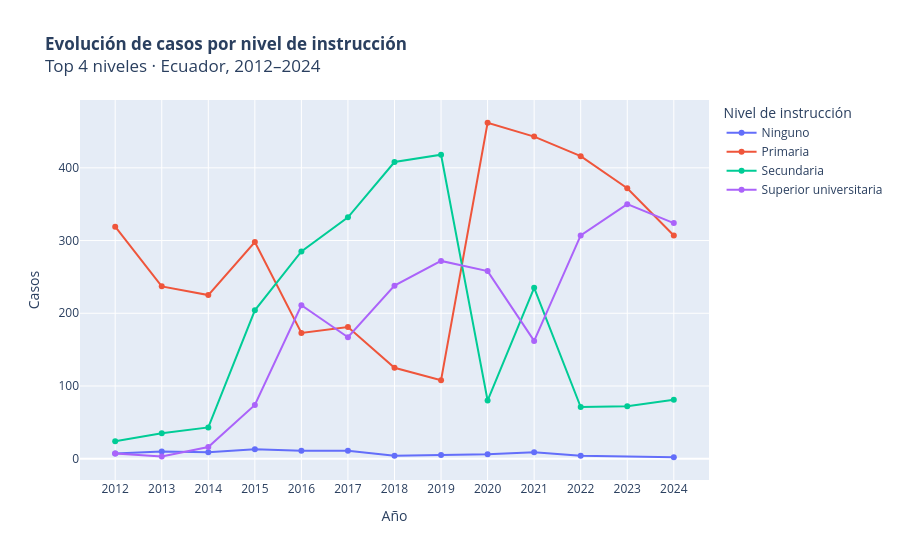

Notebook code cell kept with this figure:
### Code cell
# Evolución temporal por nivel de instrucción (top 4 niveles)
TOP_NIVELES = ['Primaria', 'Secundaria', 'Superior universitaria', 'Ninguno']

inst_anual = (
    suicidios[suicidios['instruccion'].isin(TOP_NIVELES)]
    .groupby(['anio_fall', 'instruccion'])
    .size()
    .reset_index(name='casos')
)

fig_inst_tiempo = px.line(
    inst_anual,
    x='anio_fall',
    y='casos',
    color='instruccion',
    markers=True,
    title='<b>Evolución de casos por nivel de instrucción</b><br>Top 4 niveles · Ecuador, 2012–2024',
    labels={'anio_fall': 'Año', 'casos': 'Casos', 'instruccion': 'Nivel de instrucción'},
)
fig_inst_tiempo.update_layout(xaxis=dict(dtick=1), hovermode='x unified')
fig_inst_tiempo.show()

### Figure 1 — Plotly figure (JSON) as saved in the notebook; plotly's stock layout.template omitted (floating-point values rounded to 4 significant figures)
{"data": [{"hovertemplate": "Nivel de instrucción=Ninguno<br>Año=%{x}<br>Casos=%{y}<extra></extra>", "legendgroup": "Ninguno", "line": {"color": "#636efa", "dash": "solid"}, "marker": {"symbol": "circle"}, "mode": "lines+markers", "name": "Ninguno", "orientation": "v", "showlegend": true, "type": "scatter", "x": [2012.0, 2013.0, 2014.0, 2015.0, 2016.0, 2017.0, 2018.0, 2019.0, 2020.0, 2021.0, 2022.0, 2024.0], "xaxis": "x", "y": [7, 10, 9, 13, 11, 11, 4, 5, 6, 9, 4, 2], "yaxis": "y"}, {"hovertemplate": "Nivel de instrucción=Primaria<br>Año=%{x}<br>Casos=%{y}<extra></extra>", "legendgroup": "Primaria", "line": {"color": "#EF553B", "dash": "solid"}, "marker": {"symbol": "circle"}, "mode": "lines+markers", "name": "Primaria", "orientation": "v", "showlegend": true, "type": "scatter", "x": [2012.0, 2013.0, 2014.0, 2015.0, 2016.0, 2017.0, 2018.0, 2019.0, 2020.0, 2021.0, 2022.0, 2023.0, 2024.0], "xaxis": "x", "y": [319, 237, 225, 298, 173, 181, 125, 108, 462, 443, 416, 372, 307], "yaxis": "y"}, {"hovertemplate": "Nivel de instrucción=Secundaria<br>Año=%{x}<br>Casos=%{y}<extra></extra>", "legendgroup": "Secundaria", "line": {"color": "#00cc96", "dash": "solid"}, "marker": {"symbol": "circle"}, "mode": "lines+markers", "name": "Secundaria", "orientation": "v", "showlegend": true, "type": "scatter", "x": [2012.0, 2013.0, 2014.0, 2015.0, 2016.0, 2017.0, 2018.0, 2019.0, 2020.0, 2021.0, 2022.0, 2023.0, 2024.0], "xaxis": "x", "y": [24, 35, 43, 204, 285, 332, 408, 418, 80, 235, 71, 72, 81], "yaxis": "y"}, {"hovertemplate": "Nivel de instrucción=Superior universitaria<br>Año=%{x}<br>Casos=%{y}<extra></extra>", "legendgroup": "Superior universitaria", "line": {"color": "#ab63fa", "dash": "solid"}, "marker": {"symbol": "circle"}, "mode": "lines+markers", "name": "Superior universitaria", "orientation": "v", "showlegend": true, "type": "scatter", "x": [2012.0, 2013.0, 2014.0, 2015.0, 2016.0, 2017.0, 2018.0, 2019.0, 2020.0, 2021.0, 2022.0, 2023.0, 2024.0], "xaxis": "x", "y": [7, 3, 16, 74, 211, 167, 238, 272, 258, 162, 307, 350, 324], "yaxis": "y"}], "layout": {"hovermode": "x unified", "legend": {"title": {"text": "Nivel de instrucción"}, "tracegroupgap": 0}, "title": {"text": "<b>Evolución de casos por nivel de instrucción</b><br>Top 4 niveles · Ecuador, 2012–2024"}, "xaxis": {"anchor": "y", "domain": [0, 1], "dtick": 1, "title": {"text": "Año"}}, "yaxis": {"anchor": "x", "domain": [0, 1], "title": {"text": "Casos"}}}}
